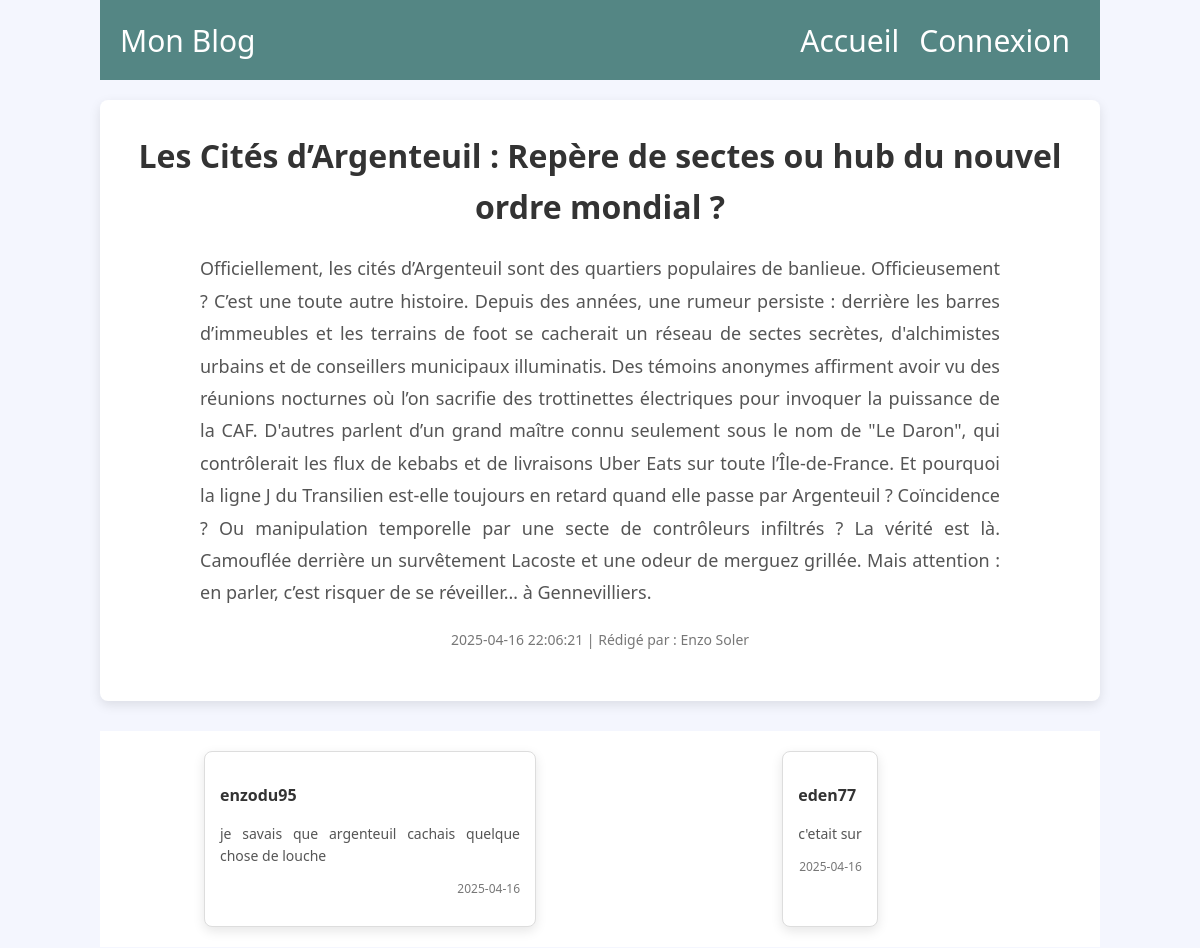
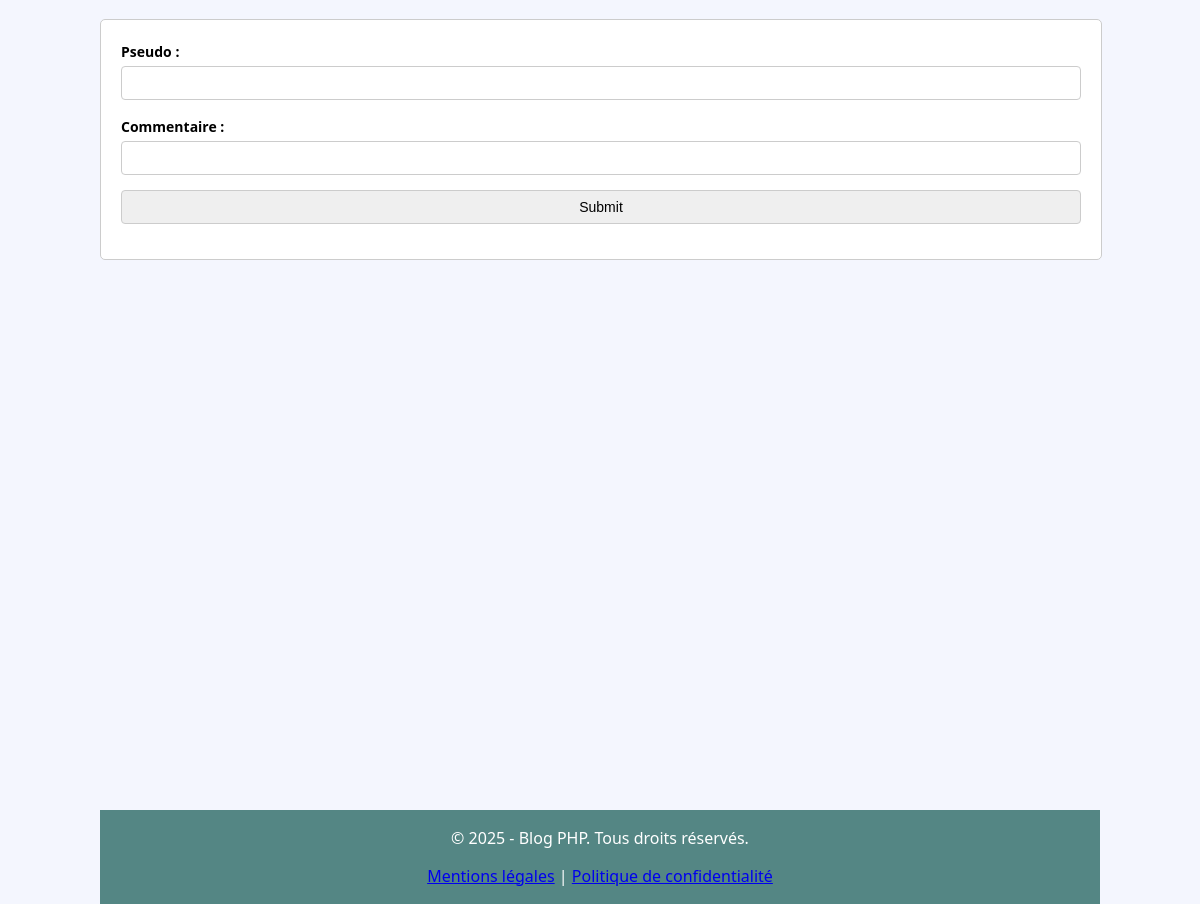
/post.php?id=19, run on the app's committed database (2 pictures, top to bottom).
### tables this page shows
CREATE TABLE `posts` (
  `id` int(11) NOT NULL,
  `titre` varchar(255) NOT NULL,
  `contenu` text NOT NULL,
  `date_creation` datetime DEFAULT CURRENT_TIMESTAMP,
  `auteur_id` int(11) DEFAULT NULL,
  `categorie_id` int(11) DEFAULT NULL
);

CREATE TABLE `comments` (
  `id` int(11) NOT NULL,
  `pseudo` text NOT NULL,
  `contenu` text NOT NULL,
  `date_creation` date NOT NULL,
  `post_id` int(11) NOT NULL
);

### post.php (the view, shortened to what this page needs)
<html>
    <head>
        <link rel="stylesheet" type="text/css" href="style.css">
    </head>
    <body>
        <?php
            include("include/header.php");
            include("include/basedonnee.php");
            $id = $_GET["id"];
            $sql = "SELECT *, admin.prenom AS auteur_prenom, admin.nom AS auteur_nom
                    FROM posts
                    JOIN admin
                        ON posts.auteur_id = admin.id
                    WHERE posts.id = ?";
            $query = $pdo->prepare($sql);
            $query->execute([$id]);
            $results = $query->fetchAll(PDO::FETCH_ASSOC);
            foreach ($results as $row) {
                ?>
                    <div class="post-content">
                        <ul>
                            <li class="post-title"><?php echo htmlspecialchars($row["titre"]); ?></li>
                            <li class="post-body"><?php echo htmlspecialchars($row["contenu"]); ?></li>
                            <li class="post-meta">
                                <?php echo $row["date_creation"]; ?> |
                                Rédigé par : <?php echo $row["auteur_prenom"] . " " . $row["auteur_nom"]; ?>
                            </li>
                        </ul>
                    </div>
                <?php
            }
        ?>
        <?php
            $sql = "SELECT * FROM comments WHERE post_id = ?";
            $query = $pdo->prepare($sql);
            $query->execute([$id]);
            $comments = $query->fetchAll(PDO::FETCH_ASSOC);
        ?>
            <div class="comments-section">
                <ul class="comments-list">
                    <?php foreach ($comments as $comments): ?>
                        <li class="comment-item">
                            <p class="comment-author"><?php echo htmlspecialchars($comments["pseudo"]); ?></p>
                            <p class="comment-content"><?php echo htmlspecialchars($comments["contenu"]); ?></p>
                            <p class="comment-date"><?php echo htmlspecialchars($comments["date_creation"]); ?></p>
                        </li>
                    <?php endforeach; ?>
                </ul>
            </div>
        <form method="post" action="#">
            <ul>
                <li>
                    <label for="pseudo">Pseudo : </label>
                    <input type="text" name="pseudo" id="pseudo">
                </li>
                <li>
                    <label for="commentaire">Commentaire : </label>
                    <input type="textarea" name="commentaire" id="commentaire">
                </li>
                <li>
                    <input type="submit">
                </li>
            </ul>
        </form>
    </body>
    <?php
        include("include/footer.php");
    ?>
</html>

### style.css (style rules this page uses)
html { font-family: system-ui, -apple-system, BlinkMacSystemFont, 'Segoe UI', Roboto, Oxygen, Ubuntu, Cantarell, 'Open Sans', 'Helvetica Neue', sans-serif; }
body { background-color: #F4F6FE; max-width: 1000px; margin: auto; }
div { background-color: #FFFFFF; display: flex; align-items: center; gap: 60px; margin-top: 60px; }
div ul { list-style: none; flex: 1; text-align: justify; font-size: 18px; line-height: 1.6; margin-right: 60px; }
form { background: #ffffff; padding: 20px; border: 1px solid #ccc; border-radius: 5px; width: 960px; margin: 20px auto; }
form ul { list-style: none; padding: 0; margin: 0; }
form ul li { margin-bottom: 15px; }
form label { font-size: 14px; font-weight: bold; display: inline-block; margin-bottom: 5px; }
form input, textarea { padding: 8px; font-size: 14px; border: 1px solid #ccc; border-radius: 4px; width: 100%; box-sizing: border-box; }
.post-content { background: #ffffff; padding: 30px; border-radius: 8px; box-shadow: 0 4px 12px rgba(0, 0, 0, 0.1); margin-bottom: 20px; max-width: 960px; margin: 20px auto; }
.post-content ul { list-style: none; padding: 0; margin: 0; text-align: center; }
.post-content li { margin-bottom: 20px; }
.post-title { font-size: 32px; font-weight: bold; color: #333; margin-bottom: 10px; }
.post-body { font-size: 18px; line-height: 1.8; color: #555; text-align: justify; max-width: 800px; margin: 0 auto; }
.post-meta { font-size: 14px; color: #777; margin-top: 10px; text-align: center; }
.comments-section { margin-top: 30px; padding: 20px 0; text-align: center; }
.comments-list { list-style: none; padding: 0; margin: 0 auto; display: grid; grid-template-columns: repeat(auto-fill, minmax(300px, 1fr)); gap: 20px; max-width: 900px; }
.comment-item { background: #ffffff; border: 1px solid #ddd; border-radius: 8px; padding: 15px; box-shadow: 0 4px 12px rgba(0, 0, 0, 0.1); text-align: left; max-width: 300px; margin: 0 auto; }
.comment-author { font-size: 16px; font-weight: bold; color: #333; margin-bottom: 10px; text-align: left; }
.comment-content { font-size: 14px; color: #555; line-height: 1.6; margin-bottom: 10px; text-align: justify; }
.comment-date { font-size: 12px; color: #777; text-align: right; }

### data on the page
posts: titre "Les Cités d’Argenteuil : Repère de sectes ou hub du nouvel ordre mondial ?", contenu "Officiellement, les cités d’Argenteuil sont des quartiers populaires de banlieue. Officieusement ? C’est une toute autre histoire. Depuis des années, une rumeur persiste : derrière les barres d’immeubles et les terrains de foot se cacherait un réseau de sectes secrètes, d'alchimistes urbains et de conseillers municipaux illuminatis. Des témoins anonymes affirment avoir vu des réunions nocturnes où l’on sacrifie des trottinettes électriques pour invoquer la puissance de la CAF. D'autres parlent d’un grand maître connu seulement sous le nom de \"Le Daron\", qui contrôlerait les flux de kebabs et de livraisons Uber Eats sur toute l’Île-de-France. Et pourquoi la ligne J du Transilien est-elle…", date_creation "2025-04-16 22:06:21", admin.prenom "Enzo", admin.nom "Soler"
comments: pseudo "enzodu95", contenu "je savais que argenteuil cachais quelque chose de louche", date_creation "2025-04-16"
comments: pseudo "eden77", contenu "c'etait sur", date_creation "2025-04-16"
